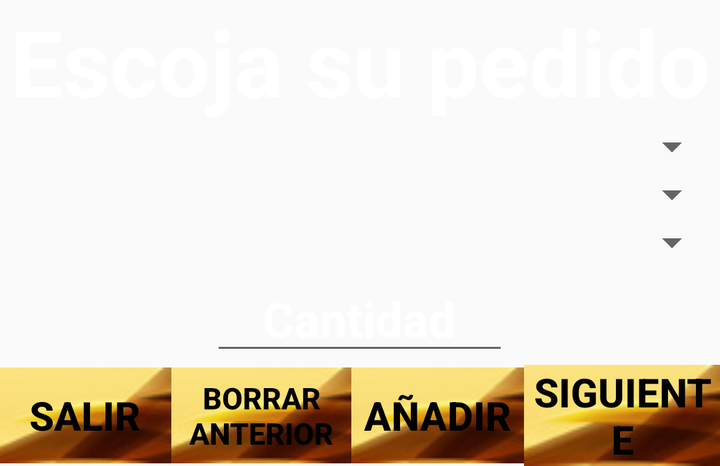
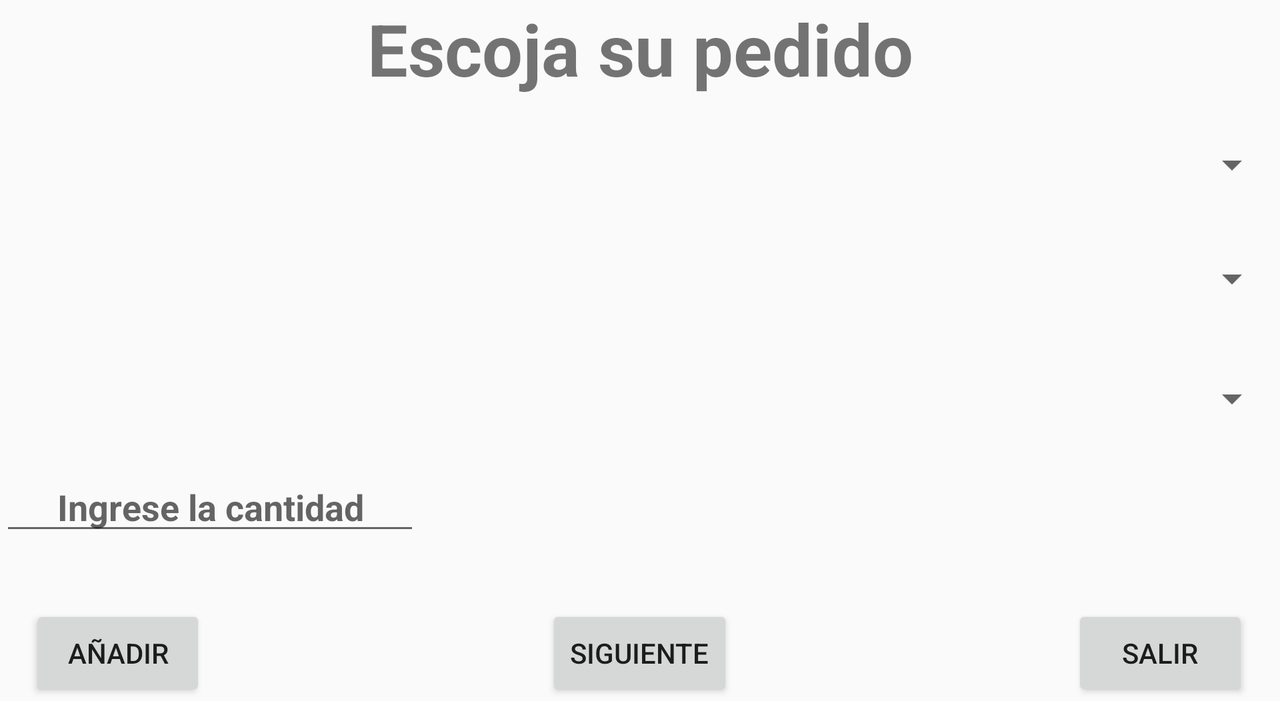

One screen, two layout resources from the same app: the default and the repository's alternative for another configuration. Each is rendered where Android would select it; the XML of both is given below.
<!-- AndroidManifest.xml: application theme AppTheme -->
<!-- res/layout/layout_pantalla_dos_menu_comida.xml -->
<?xml version="1.0" encoding="utf-8"?>
<LinearLayout xmlns:android="http://schemas.android.com/apk/res/android"
    android:orientation="vertical" android:layout_width="wrap_content"
    android:layout_height="wrap_content"
    android:background="@drawable/login"
    android:weightSum="5">


    <TextView
        android:text="Escoja su pedido"
        android:layout_width="match_parent"
        android:layout_height="0dip"
        android:layout_weight="0.9"
        android:id="@+id/lblTítulo"
        android:textAlignment="center"
        android:textSize="46sp"
        android:textColor="@android:color/white"
        android:textStyle="normal|bold"
        android:gravity="center" />

    <Spinner
        android:layout_width="match_parent"
        android:layout_height="0dip"
        android:layout_weight="0.9"
        android:id="@+id/cmbTipoKebab"
        android:foregroundTint="@android:color/black" />

    <Spinner
        android:layout_width="match_parent"
        android:layout_height="0dip"
        android:layout_weight="0.9"
        android:id="@+id/cmbTipoCarne" />

    <Spinner
        android:layout_width="match_parent"
        android:layout_height="0dip"
        android:layout_weight="0.9"
        android:id="@+id/cmbTipoTamaño" />

    <LinearLayout
        android:orientation="horizontal"
        android:layout_width="match_parent"
        android:layout_height="0dip"
        android:layout_weight="0.4"
        android:gravity="center">

        <EditText
            android:layout_width="149dp"
            android:layout_height="wrap_content"
            android:inputType="number"
            android:ems="10"
            android:id="@+id/txtCantidad"
            android:textSize="24sp"
            android:textStyle="normal|bold"
            android:textAlignment="center"
            android:hint="Cantidad"
            android:textColor="@android:color/white"
            android:textColorHint="@android:color/white"/>
    </LinearLayout>

    <LinearLayout
        android:orientation="horizontal"
        android:layout_width="match_parent"
        android:layout_height="0dip"
        android:layout_weight="1"
        android:gravity="center"
        android:weightSum="3">

        <Button
            android:text="Salir"
            android:layout_width="wrap_content"
            android:layout_height="wrap_content"
            android:id="@+id/btnSalir"
            android:background="@drawable/boton"
            android:textStyle="normal|bold"
            android:textColor="@android:color/black"
            android:textSize="20sp"
            android:layout_weight="0.7"/>

        <Button

            android:layout_width="90dp"
            android:layout_height="wrap_content"
            android:text="Borrar anterior"
            android:id="@+id/btnBorrar"
            android:textColor="@android:color/black"
            android:textStyle="bold"
            android:background="@drawable/boton"
            android:textSize="15sp" />

        <Button
            android:text="Añadir"
            android:layout_width="wrap_content"
            android:layout_height="wrap_content"
            android:id="@+id/btnAñadir2"
            android:background="@drawable/boton"
            android:textColor="@android:color/black"
            android:textStyle="normal|bold"
            android:textSize="20sp"
            android:layout_weight="0.8"/>

        <Button
            android:text="Siguiente"
            android:layout_width="wrap_content"
            android:layout_height="wrap_content"
            android:id="@+id/btnSiguiente3"
            android:background="@drawable/boton"
            android:textStyle="normal|bold"
            android:textColor="@android:color/black"
            android:textSize="20sp"
            android:layout_weight="0.7"/>


    </LinearLayout>

</LinearLayout>
<!-- resources referenced by this layout -->
<resources>
  <!-- drawable boton: png bitmap (drawable, 5587 bytes) -->
  <style name="AppTheme" parent="Base.Theme.AppCompat.Light.DarkActionBar">
          
      </style>
</resources>
<!-- res/layout-land/layout_pantalla_dos_menu_comida.xml (the repository's variant of the layout above) -->
<!-- drawn on the phone turned sideways -->
<?xml version="1.0" encoding="utf-8"?>
<RelativeLayout xmlns:android="http://schemas.android.com/apk/res/android"
    android:orientation="vertical" android:layout_width="match_parent"
    android:layout_height="wrap_content"
    android:background="@drawable/land">



    <TextView
        android:text="Escoja su pedido"
        android:layout_width="wrap_content"
        android:layout_height="wrap_content"
        android:layout_alignParentTop="true"
        android:layout_alignParentLeft="true"
        android:layout_alignParentStart="true"
        android:id="@+id/lblPedido"
        android:layout_alignParentRight="true"
        android:layout_alignParentEnd="true"
        android:gravity="center"
        android:textStyle="normal|bold"
        android:textSize="36sp" />

    <Button
        android:text="Añadir"
        android:layout_width="wrap_content"
        android:layout_height="wrap_content"
        android:id="@+id/btnAñadir"
        android:layout_below="@+id/txtCantidad"
        android:layout_alignParentLeft="true"
        android:layout_alignParentStart="true"
        android:layout_marginLeft="15dp"
        android:layout_marginStart="15dp"
        android:layout_marginTop="30dp" />

    <EditText
        android:layout_width="wrap_content"
        android:layout_height="wrap_content"
        android:inputType="textPersonName"
        android:ems="10"
        android:id="@+id/txtCantidad"
        android:hint="Ingrese la cantidad"
        android:textStyle="normal|bold"
        android:textAllCaps="false"
        android:textAlignment="center"
        android:layout_below="@+id/cmbTamaño"
        android:layout_alignParentLeft="true"
        android:layout_alignParentStart="true"
        android:layout_marginTop="20dp" />

    <Button
        android:text="Siguiente"
        android:layout_width="wrap_content"
        android:layout_height="wrap_content"
        android:id="@+id/btnSiguiente3"
        android:layout_alignBaseline="@+id/btnAñadir"
        android:layout_alignBottom="@+id/btnAñadir"
        android:layout_centerHorizontal="true" />

    <Button
        android:text="Salir"
        android:layout_width="wrap_content"
        android:layout_height="wrap_content"
        android:id="@+id/btnSalir"
        android:layout_alignBaseline="@+id/btnSiguiente3"
        android:layout_alignBottom="@+id/btnSiguiente3"
        android:layout_alignParentRight="true"
        android:layout_alignParentEnd="true"
        android:layout_marginRight="16dp"
        android:layout_marginEnd="16dp" />

    <Spinner
        android:layout_width="match_parent"
        android:layout_height="wrap_content"
        android:layout_marginTop="22dp"
        android:id="@+id/cmbTipoKebab"
        android:visibility="visible"
        android:layout_below="@+id/lblPedido"
        android:layout_alignParentLeft="true"
        android:layout_alignParentStart="true" />

    <Spinner
        android:layout_width="match_parent"
        android:layout_height="wrap_content"
        android:id="@+id/cmbTamaño"
        android:layout_marginTop="36dp"
        android:layout_below="@+id/cmbTipoCarne"
        android:layout_alignParentLeft="true"
        android:layout_alignParentStart="true" />

    <Spinner
        android:layout_width="match_parent"
        android:layout_height="wrap_content"
        android:layout_marginTop="33dp"
        android:id="@+id/cmbTipoCarne"
        android:layout_below="@+id/cmbTipoKebab"
        android:layout_alignParentLeft="true"
        android:layout_alignParentStart="true" />

</RelativeLayout>
<!-- resources referenced by the variant -->
<!-- as the phone turned sideways resolves them -->
<resources>
  <style name="AppTheme" parent="Base.Theme.AppCompat.Light.DarkActionBar">
          
      </style>
</resources>
